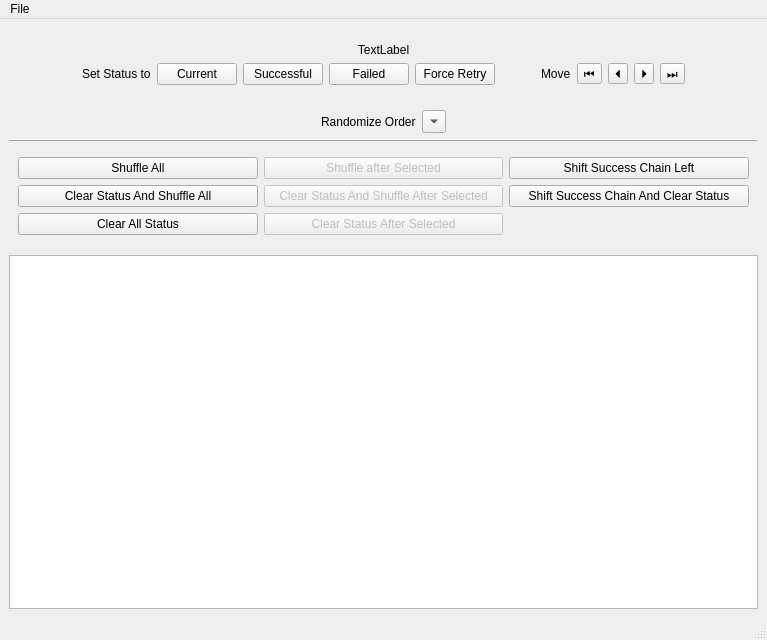
<?xml version="1.0" encoding="UTF-8"?>
<ui version="4.0">
 <class>ContentWindow</class>
 <widget class="QMainWindow" name="ContentWindow">
  <property name="geometry">
   <rect>
    <x>0</x>
    <y>0</y>
    <width>767</width>
    <height>640</height>
   </rect>
  </property>
  <property name="windowTitle">
   <string>MainWindow</string>
  </property>
  <property name="styleSheet">
   <string notr="true">QToolButton {
	font-family: &quot;Segoe UI Symbol&quot;;
}</string>
  </property>
  <widget class="QWidget" name="centralwidget">
   <layout class="QVBoxLayout" name="verticalLayout">
    <item>
     <widget class="QWidget" name="gameDisplayWidget" native="true">
      <property name="contextMenuPolicy">
       <enum>Qt::NoContextMenu</enum>
      </property>
     </widget>
    </item>
    <item>
     <widget class="QWidget" name="selectedGameLayoutWidget" native="true">
      <layout class="QVBoxLayout" name="selectedGameLayout">
       <item>
        <widget class="QLabel" name="selectedGameLabel">
         <property name="text">
          <string>TextLabel</string>
         </property>
         <property name="alignment">
          <set>Qt::AlignCenter</set>
         </property>
        </widget>
       </item>
       <item>
        <layout class="QHBoxLayout" name="gameButtonsLayout">
         <item>
          <spacer name="preSpacer">
           <property name="orientation">
            <enum>Qt::Horizontal</enum>
           </property>
           <property name="sizeHint" stdset="0">
            <size>
             <width>40</width>
             <height>20</height>
            </size>
           </property>
          </spacer>
         </item>
         <item>
          <layout class="QHBoxLayout" name="gameStatusLayout">
           <item>
            <widget class="QLabel" name="gameStatusLabel">
             <property name="text">
              <string>Set Status to</string>
             </property>
            </widget>
           </item>
           <item>
            <widget class="QPushButton" name="gameStatus0CurrentButton">
             <property name="text">
              <string>Current</string>
             </property>
            </widget>
           </item>
           <item>
            <widget class="QPushButton" name="gameStatus1SuccessButton">
             <property name="text">
              <string>Successful</string>
             </property>
            </widget>
           </item>
           <item>
            <widget class="QPushButton" name="gameStatus2FailedButton">
             <property name="text">
              <string>Failed</string>
             </property>
            </widget>
           </item>
           <item>
            <widget class="QPushButton" name="gameStatus3ForcedFailedButton">
             <property name="text">
              <string>Force Retry</string>
             </property>
            </widget>
           </item>
          </layout>
         </item>
         <item>
          <spacer name="midSpacer">
           <property name="orientation">
            <enum>Qt::Horizontal</enum>
           </property>
           <property name="sizeType">
            <enum>QSizePolicy::Maximum</enum>
           </property>
           <property name="sizeHint" stdset="0">
            <size>
             <width>40</width>
             <height>20</height>
            </size>
           </property>
          </spacer>
         </item>
         <item>
          <layout class="QHBoxLayout" name="gamePositionLayout">
           <item>
            <widget class="QLabel" name="gamePositionLabel">
             <property name="text">
              <string>Move</string>
             </property>
            </widget>
           </item>
           <item>
            <widget class="QToolButton" name="gamePosition0FarLeftButton">
             <property name="text">
              <string>⏮</string>
             </property>
             <property name="toolButtonStyle">
              <enum>Qt::ToolButtonIconOnly</enum>
             </property>
             <property name="arrowType">
              <enum>Qt::NoArrow</enum>
             </property>
            </widget>
           </item>
           <item>
            <widget class="QToolButton" name="gamePosition1LeftButton">
             <property name="text">
              <string>⏴</string>
             </property>
            </widget>
           </item>
           <item>
            <widget class="QToolButton" name="gamePosition2RightButton">
             <property name="text">
              <string>⏵</string>
             </property>
            </widget>
           </item>
           <item>
            <widget class="QToolButton" name="gamePosition3FarRightButton">
             <property name="text">
              <string>⏭</string>
             </property>
            </widget>
           </item>
          </layout>
         </item>
         <item>
          <spacer name="postSpacer">
           <property name="orientation">
            <enum>Qt::Horizontal</enum>
           </property>
           <property name="sizeHint" stdset="0">
            <size>
             <width>40</width>
             <height>20</height>
            </size>
           </property>
          </spacer>
         </item>
        </layout>
       </item>
      </layout>
     </widget>
    </item>
    <item>
     <layout class="QVBoxLayout" name="gameOrderLayout">
      <property name="topMargin">
       <number>5</number>
      </property>
      <property name="bottomMargin">
       <number>5</number>
      </property>
      <item>
       <layout class="QHBoxLayout" name="gameOrderTitleLayout">
        <property name="leftMargin">
         <number>5</number>
        </property>
        <property name="topMargin">
         <number>5</number>
        </property>
        <property name="rightMargin">
         <number>5</number>
        </property>
        <item>
         <spacer name="postspacer">
          <property name="orientation">
           <enum>Qt::Horizontal</enum>
          </property>
          <property name="sizeHint" stdset="0">
           <size>
            <width>40</width>
            <height>20</height>
           </size>
          </property>
         </spacer>
        </item>
        <item>
         <widget class="QLabel" name="gameOrderTitleLabel">
          <property name="text">
           <string>Randomize Order</string>
          </property>
         </widget>
        </item>
        <item>
         <widget class="QToolButton" name="gameOrderTitleButton">
          <property name="text">
           <string/>
          </property>
          <property name="toolButtonStyle">
           <enum>Qt::ToolButtonIconOnly</enum>
          </property>
          <property name="arrowType">
           <enum>Qt::DownArrow</enum>
          </property>
         </widget>
        </item>
        <item>
         <spacer name="prespacer">
          <property name="orientation">
           <enum>Qt::Horizontal</enum>
          </property>
          <property name="sizeHint" stdset="0">
           <size>
            <width>40</width>
            <height>20</height>
           </size>
          </property>
         </spacer>
        </item>
       </layout>
      </item>
      <item>
       <widget class="Line" name="gameOrderLine">
        <property name="frameShadow">
         <enum>QFrame::Raised</enum>
        </property>
        <property name="orientation">
         <enum>Qt::Horizontal</enum>
        </property>
       </widget>
      </item>
      <item>
       <widget class="QWidget" name="gameOrderOptionsLayoutWidget" native="true">
        <layout class="QGridLayout" name="gameOrderOptionsLayout">
         <item row="0" column="0">
          <widget class="QPushButton" name="gameOrderShuffleAllButton">
           <property name="text">
            <string>Shuffle All</string>
           </property>
          </widget>
         </item>
         <item row="0" column="1">
          <widget class="QPushButton" name="gameOrderShuffleAfterButton">
           <property name="enabled">
            <bool>false</bool>
           </property>
           <property name="text">
            <string>Shuffle after Selected</string>
           </property>
          </widget>
         </item>
         <item row="1" column="0">
          <widget class="QPushButton" name="gameOrderShuffleClearAllButton">
           <property name="text">
            <string>Clear Status And Shuffle All</string>
           </property>
          </widget>
         </item>
         <item row="0" column="2">
          <widget class="QPushButton" name="gameOrderSmartShuffleButton">
           <property name="text">
            <string>Shift Success Chain Left</string>
           </property>
          </widget>
         </item>
         <item row="1" column="1">
          <widget class="QPushButton" name="gameOrderShuffleClearAfterButton">
           <property name="enabled">
            <bool>false</bool>
           </property>
           <property name="text">
            <string>Clear Status And Shuffle After Selected</string>
           </property>
          </widget>
         </item>
         <item row="1" column="2">
          <widget class="QPushButton" name="gameOrderSmartShuffleClearButton">
           <property name="text">
            <string>Shift Success Chain And Clear Status</string>
           </property>
          </widget>
         </item>
         <item row="2" column="0">
          <widget class="QPushButton" name="gameOrderClearAllButton">
           <property name="text">
            <string>Clear All Status</string>
           </property>
          </widget>
         </item>
         <item row="2" column="1">
          <widget class="QPushButton" name="gameOrderClearAfterButton">
           <property name="enabled">
            <bool>false</bool>
           </property>
           <property name="text">
            <string>Clear Status After Selected</string>
           </property>
          </widget>
         </item>
        </layout>
       </widget>
      </item>
     </layout>
    </item>
    <item>
     <widget class="QListWidget" name="splitDisplayWidget"/>
    </item>
   </layout>
  </widget>
  <widget class="QMenuBar" name="menubar">
   <property name="geometry">
    <rect>
     <x>0</x>
     <y>0</y>
     <width>767</width>
     <height>22</height>
    </rect>
   </property>
   <widget class="QMenu" name="menuFile">
    <property name="title">
     <string>File</string>
    </property>
    <addaction name="actionLoadPackage"/>
   </widget>
   <addaction name="menuFile"/>
  </widget>
  <widget class="QStatusBar" name="statusbar"/>
  <action name="actionLoadPackage">
   <property name="text">
    <string>Load Package...</string>
   </property>
  </action>
 </widget>
 <tabstops>
  <tabstop>gameStatus0CurrentButton</tabstop>
  <tabstop>gameStatus1SuccessButton</tabstop>
  <tabstop>gameStatus2FailedButton</tabstop>
  <tabstop>gameStatus3ForcedFailedButton</tabstop>
  <tabstop>gamePosition0FarLeftButton</tabstop>
  <tabstop>gamePosition1LeftButton</tabstop>
  <tabstop>gamePosition2RightButton</tabstop>
  <tabstop>gamePosition3FarRightButton</tabstop>
  <tabstop>gameOrderTitleButton</tabstop>
  <tabstop>gameOrderShuffleAllButton</tabstop>
  <tabstop>gameOrderShuffleAfterButton</tabstop>
  <tabstop>gameOrderSmartShuffleButton</tabstop>
  <tabstop>gameOrderShuffleClearAllButton</tabstop>
  <tabstop>gameOrderShuffleClearAfterButton</tabstop>
  <tabstop>gameOrderSmartShuffleClearButton</tabstop>
  <tabstop>gameOrderClearAllButton</tabstop>
  <tabstop>gameOrderClearAfterButton</tabstop>
  <tabstop>splitDisplayWidget</tabstop>
 </tabstops>
 <resources/>
 <connections/>
</ui>
